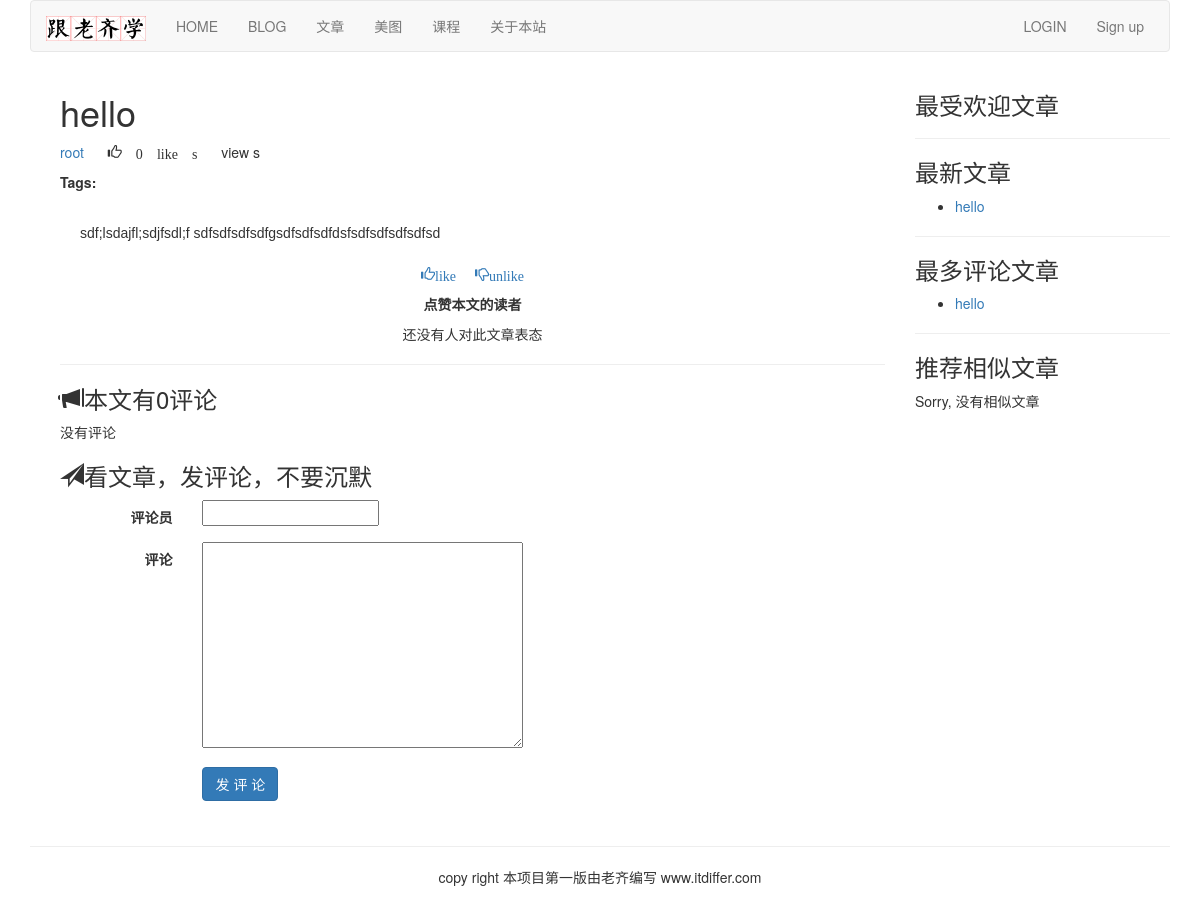
The app's page /article/article-content/1/hello/, older data.
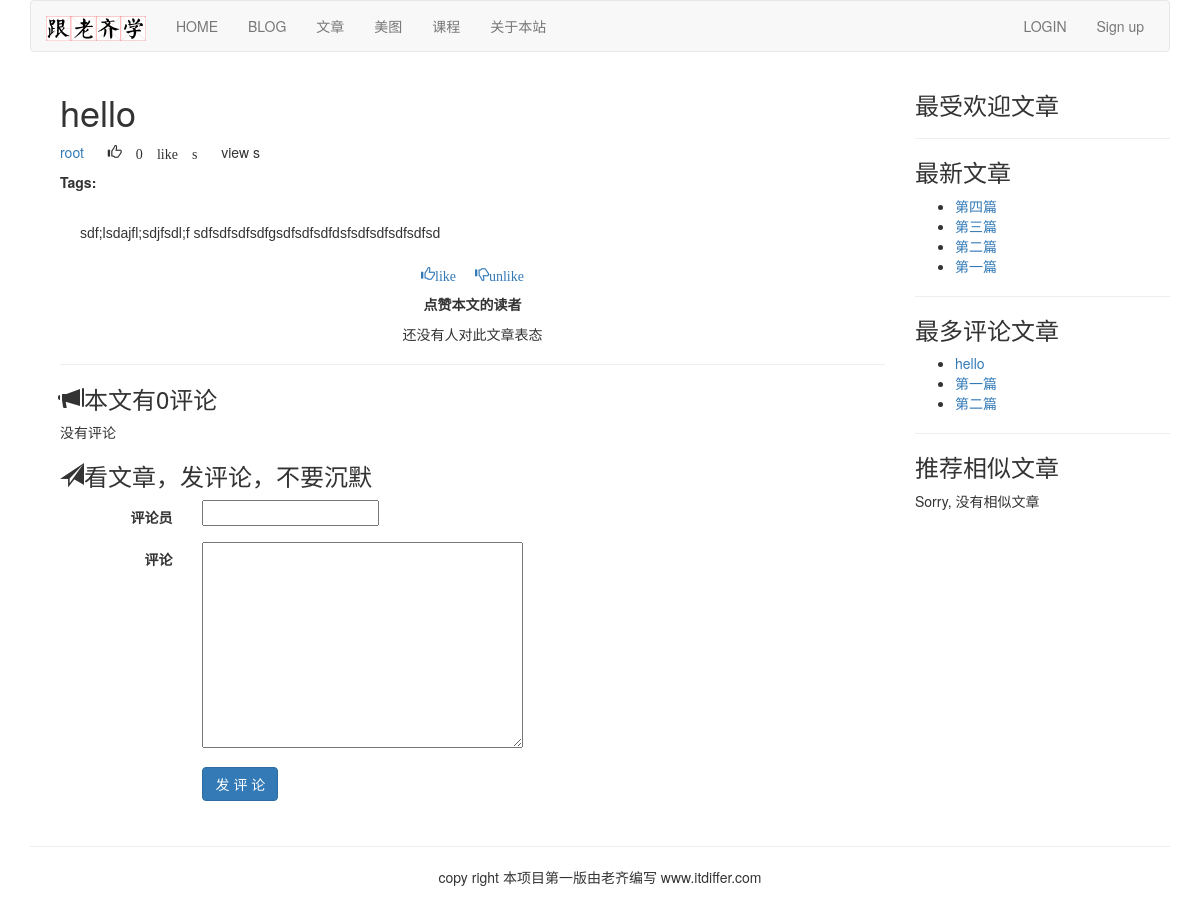
The same page, newer data.
### article/models.py (models this page shows, shortened)
class ArticlePost(models.Model):
    author = models.ForeignKey(User, on_delete=models.CASCADE, related_name="article")
    title = models.CharField(max_length=200)
    slug = models.SlugField(max_length=500)
    column = models.ForeignKey(ArticleColumn, on_delete=models.CASCADE, related_name="article_column")
    body = models.TextField()
    created = models.DateTimeField(default=timezone.now)
    updated = models.DateTimeField(auto_now=True)
    users_like = models.ManyToManyField(User, related_name="articles_like", blank=True)
    article_tag = models.ManyToManyField(ArticleTag, related_name='article_tag', blank=True)
    class Meta:
        ordering = ("-updated",)
        index_together = (('id', 'slug'),)  # 对数据库中这两个字段建立索引
    def get_url_path(self):
        return reverse("article:article_content", args=[self.id, self.slug])

### article/list_views.py (the view)
# urls.py: re_path('article-detail/(?P<id>\d+)/(?P<slug>[-\w]+)/$', views.article_detail, name="article_detail"),  # 文章详情
def article_detail(request, id, slug):
    article = get_object_or_404(ArticlePost, id=id, slug=slug)
    total_views = r.incr("article:{}:views".format(article.id))
    """获取最受欢迎列表"""
    r.zincrby('article_ranking', 1, article.id)   # article_ranking 是key
    article_ranking = r.zrange("article_ranking", 0, -1, desc=True)[:10]  # 返回一个article.id列表
    article_ranking_ids = [int(id) for id in article_ranking]
    most_viewed = list(ArticlePost.objects.filter(id__in=article_ranking_ids))
    most_viewed.sort(key=lambda x: article_ranking_ids.index(x.id))  # 对列表进行排序，'QuerySet' object has no attribute 'sort'
    if request.method == "POST":
        comment_form = CommentForm(data=request.POST)
        if comment_form.is_valid():
            new_comment = comment_form.save(commit=False)
            new_comment.article = article
            new_comment.save()
    else:
        comment_form = CommentForm()
    article_tags_ids = article.article_tag.values_list("id", flat=True)  # 返回tag列表，比如2, 1, 3对应的标签
    similar_articles = ArticlePost.objects.filter(article_tag__in=article_tags_ids).exclude(id=article.id)
    similar_articles = similar_articles.annotate(same_tags=Count("article_tag")).order_by('-same_tags', '-created')[:4]
    return render(request, "article/list/article_content.html", {"article": article,           # 文章
                                                                 "total_views": total_views,   # 总阅读
                                                                 "most_viewed": most_viewed,   # 最受欢迎
                                                                 "comment_form": comment_form,  # 评论表单
                                                                 "similar_articles": similar_articles})  # 相似文章

### article/forms.py
class CommentForm(forms.ModelForm):
    class Meta:
        model = Comment
        fields = ("commentator", "body",)

### article/templatetags/article_tags.py (called while the page is built)
@register.inclusion_tag('article/list/latest_articles.html')
def latest_articles(n=5):
    latest_articles = ArticlePost.objects.order_by("-created")[:n]
    return {"latest_articles": latest_articles}

@register.simple_tag
def most_commented_articles(n=3):
    return ArticlePost.objects.annotate(total_comments=Count('comments')).order_by("-total_comments")[:n]

@register.filter(name='markdown')
def markdown_filter(text):
    return mark_safe(markdown.markdown(text))

### templates/article/list/article_content.html (shortened to what this page needs)
{% extends "base.html" %}
{% load article_tags %}
{% load static %}
{% block content %}
{% with total_likes=article.users_like.count users_like=article.users_like.all %}
<div class="container">
<div class="col-md-9">
    <header>
        <h1>{{ article.title }}</h1>
        <p>
            <a href="{% url 'article:author_articles' article.author.username %}">{{ article.author.username }}</a>
            <span style="margin-left:20px" class="glyphicon glyphicon-thumbs-up">
                {{ total_likes }} like {{ total_likes | pluralize }}
            </span>
            <span style="margin-left:20px">
                {{ total_views }} view {{ total_views | pluralize}}
            </span>
        </p>
        <p> <span style="margin-right: 10px"><strong>Tags:</strong></span> {{ article.article_tag.all | join:", "}}</p>
    </header>
    <link rel="stylesheet" href="{% static 'editor/css/editormd.preview.css' %}" />
    <div id='editormd-view'>
{{ article.body | markdown }}
    </div>
    <div>
        <p class="text-center">
            <a onclick="like_article({{article.id}}, 'like')" href="#">
                <span class="glyphicon glyphicon-thumbs-up">like</span>
            </a>
            <a onclick="like_article({{article.id}}, 'unlike')" href="#">
                <span style="margin-left: 15px;" class="glyphicon glyphicon-thumbs-down">unlike</span>
            </a>
        </p>
    </div>
    <div>
        <p class="text-center"><strong>点赞本文的读者</strong></p>
        {% for user in article.users_like.all %}
        <p class="text-center">{{user.username}}</p>
        {% empty %}
        <p class="text-center">还没有人对此文章表态</p>
        {% endfor %}
    </div>
    <hr>
    <div>
        <h3><span class="glyphicon glyphicon-bullhorn"></span>本文有{{ article.comments.count }}评论</h3>
        {% for comment in article.comments.all %}
        <div>
            <p><strong>{{ comment.commentator }}</strong>说:</p>
            <p style="margin-left:40px;">{{ comment.body }}</p>
        </div>
        {% empty %}
        <p>没有评论</p>
        {% endfor %}
        <h3><span class="glyphicon glyphicon-send"></span>看文章，发评论，不要沉默</h3>
        <form action="." method="post" class="form-horizontal" role="form">{% csrf_token %}
            <div class="form-group">
                <label for="inputEmail3" class="col-sm-2 control-label">评论员</label>
                <div class="col-sm-10">
                    {{ comment_form.commentator}}
                </div>
            </div>
            <div class="form-group">
                <label for="inputEmail3" class="col-sm-2 control-label">评论</label>
                <div class="col-sm-10">
                    {{ comment_form.body }}
                </div>
            </div>
            <div class="form-group">
                <div class="col-sm-offset-2 col-sm-10">
                    <p><input type="submit" name="" value=" 发 评 论 " class="btn btn-primary"></p>
                </div>
            </div>
        </form>
    </div>
</div>
<div class="col-md-3">
    <p class="text-center"><h3>最受欢迎文章</h3></p>
    <hr>
    <p class="text-center"><h3>最新文章</h3></p>
    {% latest_articles 4 %}
    <hr>
    <p class="text-center"><h3>最多评论文章</h3></p>
    {% most_commented_articles as most_comments %}
    <ul>
        {% for comment_article in most_comments %}
        <li>
            <a href="{{comment_article.get_url_path}}">{{ comment_article.title }}</a>
        </li>
        {% endfor %}
    </ul>
    <hr>
    <p class="text-center"><h3>推荐相似文章</h3></p>
    {% for similar in similar_articles %}
    <p><a href="{{ similar.get_url_path }}">{{ similar.title }}</a></p>
    {% empty %}
    <p>Sorry, 没有相似文章</p>
    {% endfor %}
</div>
</div>
{% endwith %}
{% endblock %}

### templates/article/list/latest_articles.html
<ul>
    {% for article in latest_articles %}
    <li>
        <a href="{{ article.get_url_path }}">{{ article.title }}</a>
    </li>
    {% endfor %}
</ul>

Row changes from the older to the newer data that the page shows:
no longer on one of the page's lists (row unchanged): ArticlePost: title "hello"
added ArticlePost: title "第四篇", shown under "最新文章"
added ArticlePost: title "第三篇", shown under "最新文章"
added ArticlePost: title "第二篇"
added ArticlePost: title "第一篇"
